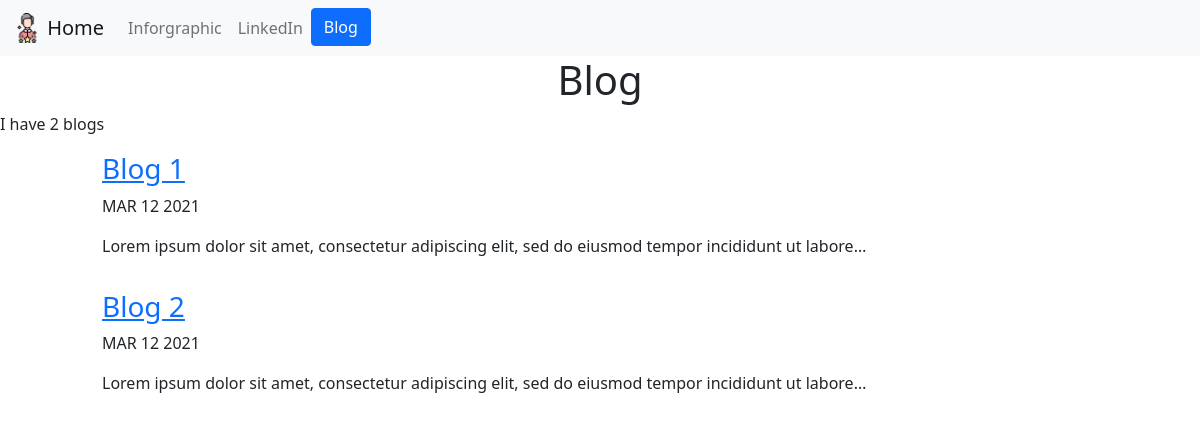
Screenshot of /blog/ with the database file from the repository.
### blog/models.py (models this page shows, shortened)
class Blog(models.Model):
    title = models.CharField(max_length=200)
    description = models.TextField()
    date = models.DateField()

### blog/views.py (the view)
# urls.py: path('', views.blog, name='blog'),
def blog(request):
    blogs = Blog.objects.order_by('-date')
    return render(request, 'blog/blog.html',{
        'blogs':blogs,
    })

### blog/templates/blog/blog.html
{% extends 'portfolio/base.html' %}
{% block content %}
<h1 class="font-weight-bold text-center">Blog</h1>
<p>I have {{ blogs.count }} blog{{ blogs.count|pluralize }}</p>
{% for blog in blogs %}
    <div class="row justify-content-center my-3">
        <div class="col-md-10">
            <a href="{% url 'blog:detail' blog.id %}"><h3>{{ blog.title }}</h3></a>
            <p>{{ blog.date|date:'M d Y'|upper }}</p>
            <p>{{ blog.description|striptags|truncatechars:100 }}</p>
        </div>
    </div>
{% endfor %}
{% endblock %}

### rows the page displays
Blog: title "Blog 1", date "MAR 12 2021", description "Lorem ipsum dolor sit amet, consectetur adipiscing elit, sed do eiusmod tempor incididunt ut labore…"
Blog: title "Blog 2", date "MAR 12 2021", description "Lorem ipsum dolor sit amet, consectetur adipiscing elit, sed do eiusmod tempor incididunt ut labore…"

### other values shown
{{ blogs.count }} "2"
